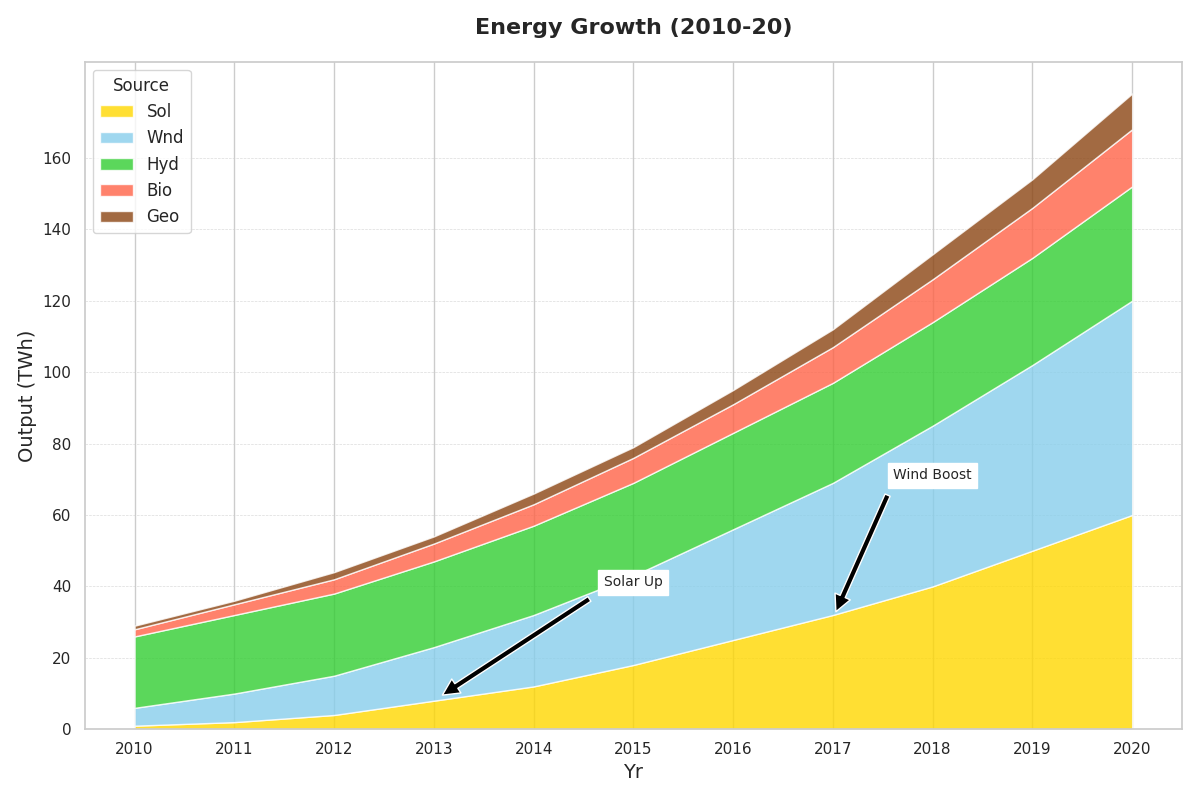

Here is the Python script that generated this plot:
import matplotlib.pyplot as plt
import numpy as np

years = np.arange(2010, 2021)

solar = np.array([1, 2, 4, 8, 12, 18, 25, 32, 40, 50, 60])
wind = np.array([5, 8, 11, 15, 20, 25, 31, 37, 45, 52, 60])
hydro = np.array([20, 22, 23, 24, 25, 26, 27, 28, 29, 30, 32])
biomass = np.array([2, 3, 4, 5, 6, 7, 8, 10, 12, 14, 16])
geothermal = np.array([1, 1, 2, 2, 3, 3, 4, 5, 7, 8, 10])  # New data series

energy_sources = np.vstack([solar, wind, hydro, biomass, geothermal])  # Updated array

fig, ax = plt.subplots(figsize=(12, 8))
ax.stackplot(years, energy_sources, labels=['Sol', 'Wnd', 'Hyd', 'Bio', 'Geo'],  # Updated labels
             colors=['#FFD700', '#87CEEB', '#32CD32', '#FF6347', '#8B4513'], alpha=0.8)  # Added new color

ax.set_title('Energy Growth (2010-20)', fontsize=16, fontweight='bold', pad=20)
ax.set_xlabel('Yr', fontsize=14)
ax.set_ylabel('Output (TWh)', fontsize=14)

ax.legend(loc='upper left', fontsize=12, title='Source')

ax.set_xticks(years)
ax.set_yticks(np.arange(0, 171, 20))  # Adjusted y-ticks for new max value

ax.yaxis.grid(True, linestyle='--', linewidth=0.5, alpha=0.7)

ax.annotate('Solar Up', xy=(2013, 8), xytext=(2015, 40),
            arrowprops=dict(facecolor='black', shrink=0.05),
            fontsize=10, ha='center', backgroundcolor='white')

ax.annotate('Wind Boost', xy=(2017, 31), xytext=(2018, 70),
            arrowprops=dict(facecolor='black', shrink=0.05),
            fontsize=10, ha='center', backgroundcolor='white')

plt.tight_layout()
plt.show()
